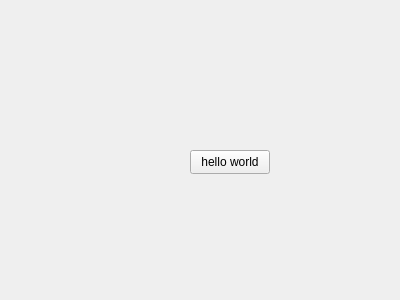
<?xml version="1.0" encoding="UTF-8"?>
<ui version="4.0">
 <class>find</class>
 <widget class="QWidget" name="find">
  <property name="geometry">
   <rect>
    <x>0</x>
    <y>0</y>
    <width>400</width>
    <height>300</height>
   </rect>
  </property>
  <property name="windowTitle">
   <string>Form</string>
  </property>
  <widget class="QPushButton" name="pushButton">
   <property name="geometry">
    <rect>
     <x>190</x>
     <y>150</y>
     <width>80</width>
     <height>24</height>
    </rect>
   </property>
   <property name="text">
    <string>hello world</string>
   </property>
  </widget>
 </widget>
 <resources/>
 <connections/>
</ui>
